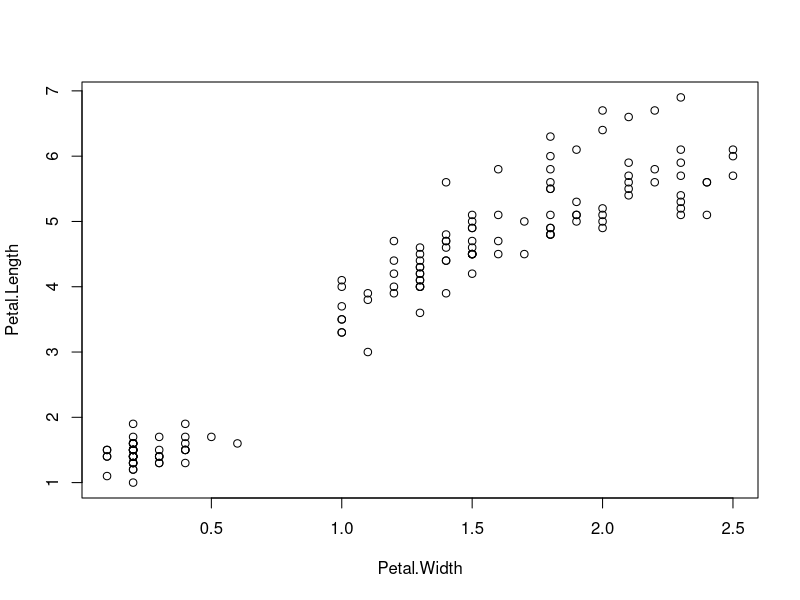
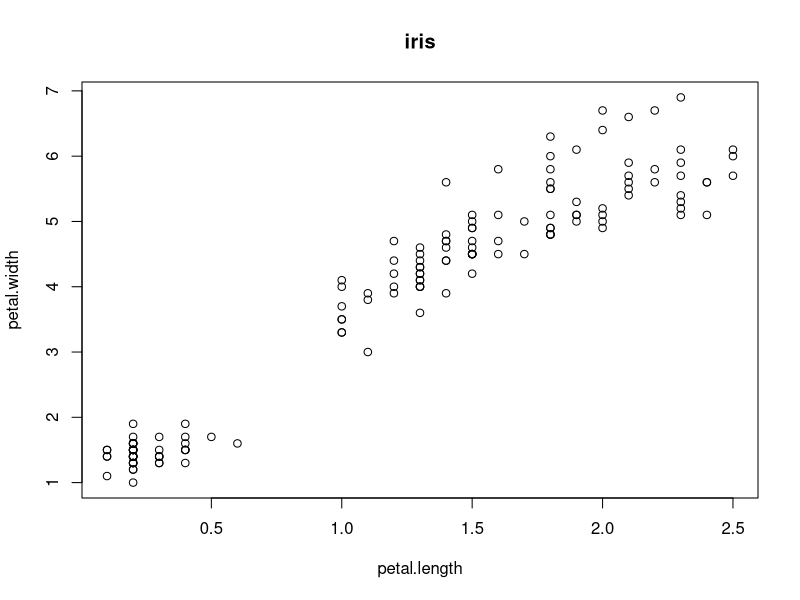
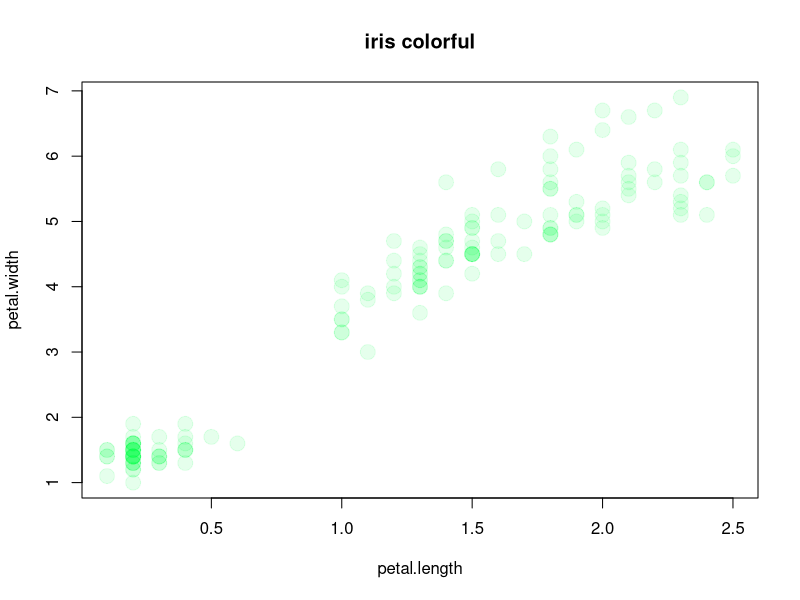
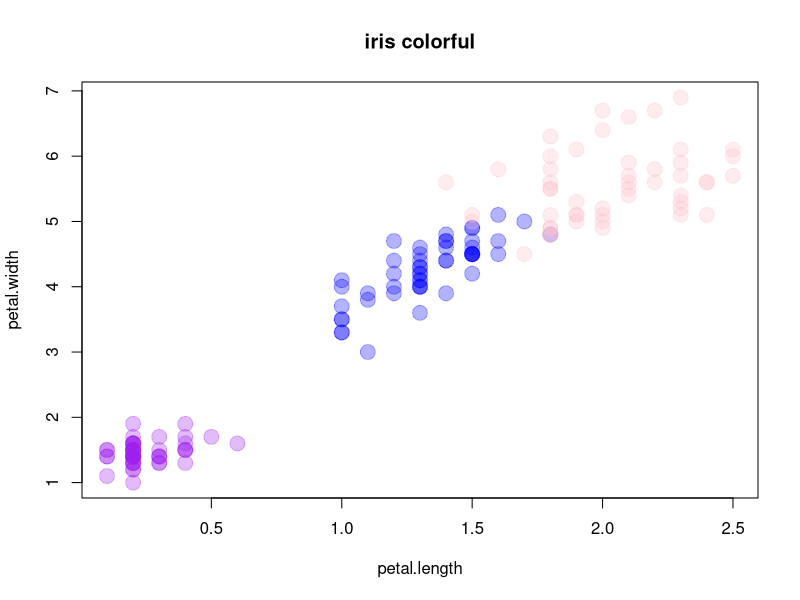
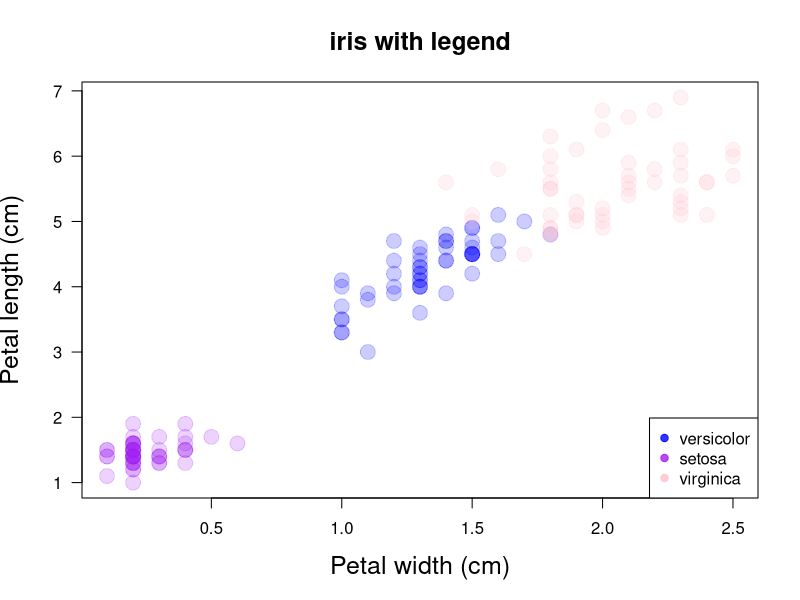
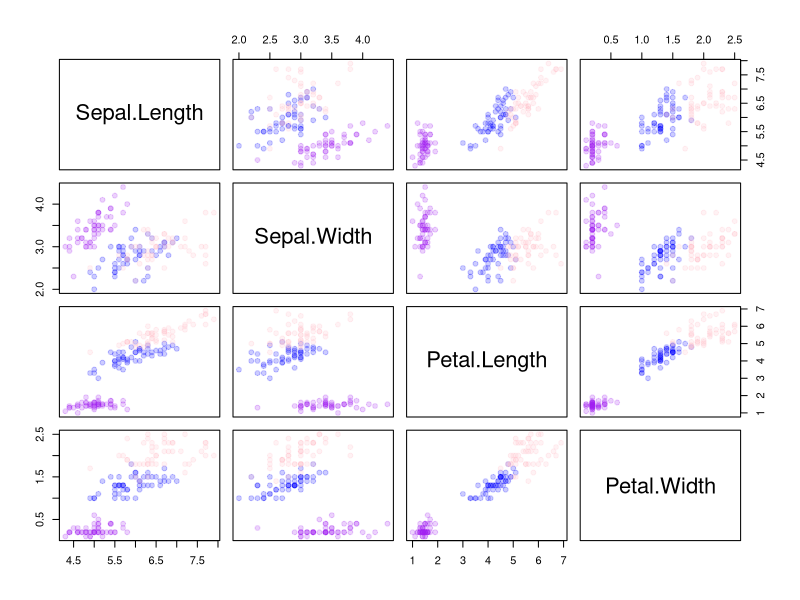
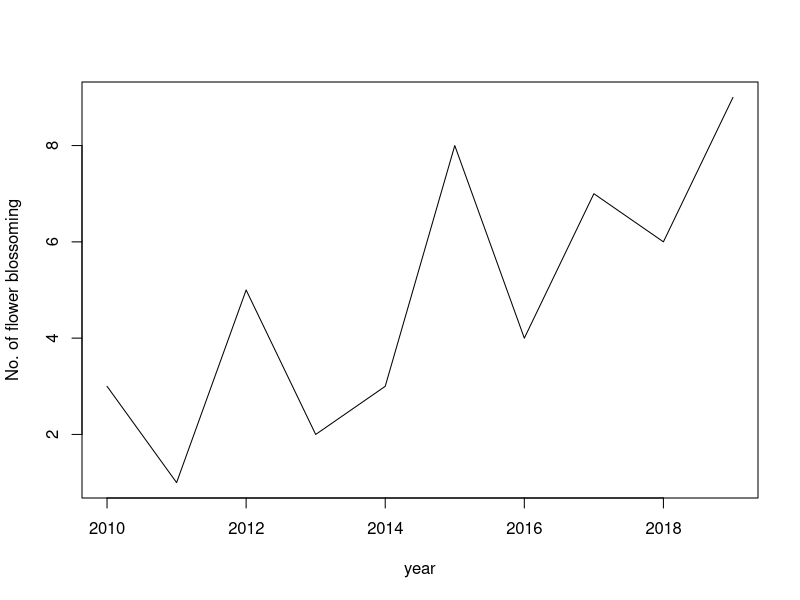
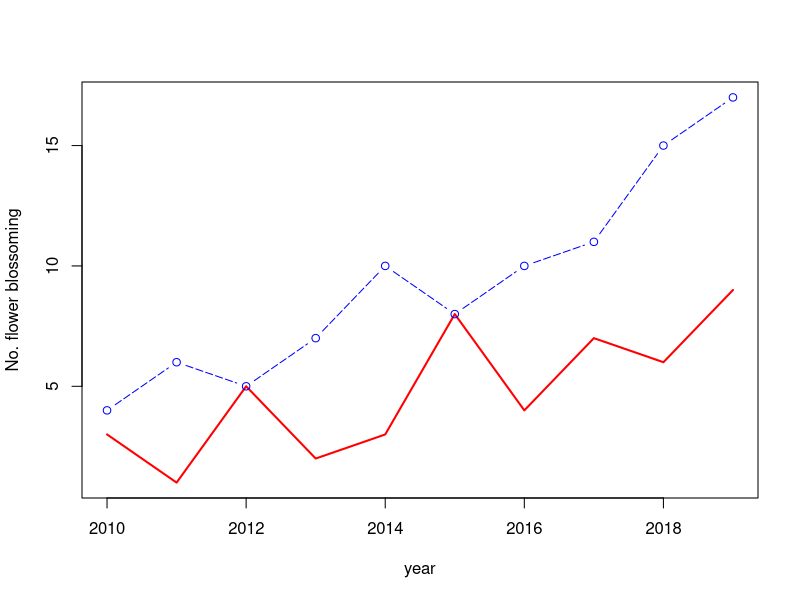

The R script that drew these images, in order:
## ---- chunk 1
knitr::opts_chunk$set(echo = TRUE)
## ---- chunk 2
plot(Petal.Length ~ Petal.Width, data = iris)
## ---- chunk 3
plot(Petal.Length ~ Petal.Width, data = iris,
     xlab = 'petal.length', 
     ylab = 'petal.width', 
     main = 'iris')
## ---- chunk 4
plot(Petal.Length ~ Petal.Width, data = iris,
     xlab = 'petal.length', 
     ylab = 'petal.width', 
     main = 'iris colorful',
     pch = 19, cex = 2, 
     col = rgb(0,1,0.3,0.1))
## ---- chunk 5
col.iris<-ifelse(iris$Species=='setosa','purple',ifelse(iris$Species=='versicolor','blue','pink')) 
plot(Petal.Length ~ Petal.Width, data = iris,
     xlab = 'petal.length', 
     ylab = 'petal.width', 
     main = 'iris colorful',
     pch = 19, cex = 2, 
     col = scales::alpha(col.iris, 0.3))
## ---- chunk 6
col.lev <- as.factor(col.iris)
str(col.lev)
plot(Petal.Length ~ Petal.Width, data = iris,
     xlab = 'Petal width (cm)', 
     ylab = 'Petal length (cm)', 
     main = 'iris with legend',
     cex.axis=1.0, cex.lab=1.5, cex.main=1.5,
     pch = 19, cex=2, las=1,
     col = scales::alpha(col.iris, 0.2))

legend(x="bottomright", pch= 19, cex=1.0,
       legend= c("versicolor","setosa", "virginica"), col=levels(as.factor(scales::alpha(col.lev, 0.8))))
## ---- chunk 7
pairs(iris[1:4], pch=19, col = scales::alpha(col.iris, 0.2))
## ---- chunk 8
blossom <- NULL
blossom$year <- 2010:2019
blossom$count.alaska <- c(3, 1, 5, 2, 3, 8, 4, 7, 6, 9)
blossom$count.canada <- c(4, 6, 5, 7, 10, 8, 10, 11, 15, 17)
as.data.frame(blossom)
plot(count.alaska ~ year,dat = blossom, type='l',
      ylab = "No. of flower blossoming")
## ---- chunk 9
y.rng <- range(c(blossom$count.alaska, blossom$count.canada))
plot(count.alaska ~ year,dat = blossom, type='l', ylim = y.rng, pch=20, lwd = 2, col='red', ylab = "No. flower blossoming") 
lines(count.canada ~ year, dat = blossom, type='b', lty = 5, lwd = 1, col='blue')
## ---- chunk 10
iris.ver<- subset(iris, Species == "versicolor")
iris.vir<- subset(iris, Species == "virginica")

y.rng <- range( c(iris.ver$Petal.Length, iris.vir$Petal.Length) , na.rm = TRUE) 
x.rng <- range( c(iris.ver$Petal.Width, iris.vir$Petal.Width) , na.rm = TRUE) 

# Plot an empty plot

plot(Petal.Length ~ Petal.Width, dat = iris.ver,
     xlab = 'Petal width (cm)', 
     ylab = 'Petal length (cm)', 
     main = 'Petal width and length of iris flower',
     cex.axis=1.0, cex.lab=1.5, cex.main=1.5, type='n',
     xlim=x.rng,  ylim=y.rng)

# Add points for versicolor
points(Petal.Length ~ Petal.Width, dat = iris.ver, pch = 20,cex=2, col = rgb(0,0,1,0.10))
       
# Add points for versicolor
points(Petal.Length ~ Petal.Width, dat = iris.vir, pch = 20,cex=2, 
      col =  scales::alpha('#fc03c6', 0.2))

# Add legend
legend("topleft", c("versicolor", "virginica"), pch = 19, cex=1.2,
       col = c(rgb(0,0,1,0.10), scales::alpha('#fc03c6', 0.2)))
# finish edit the current plot
dev.off()
